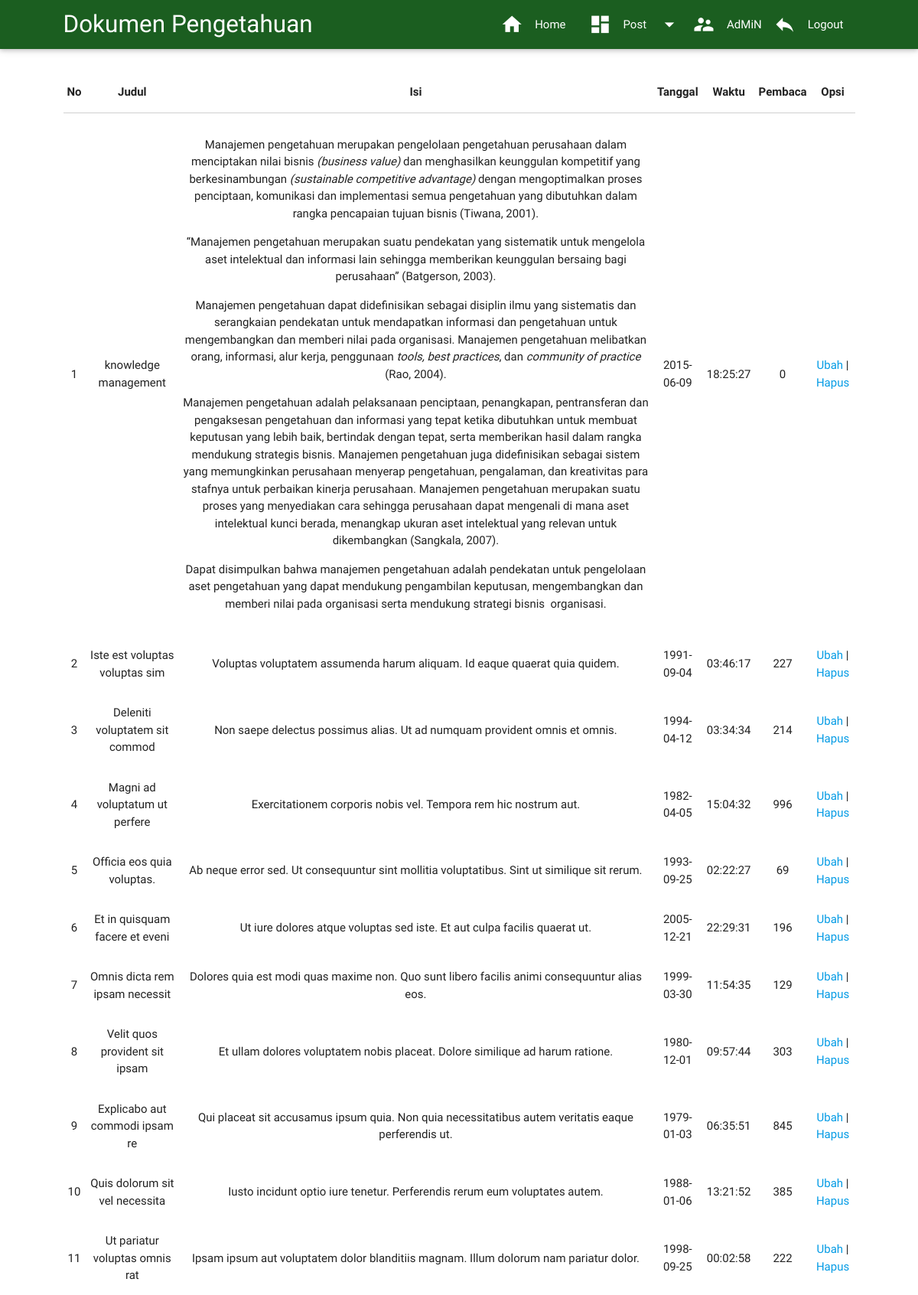
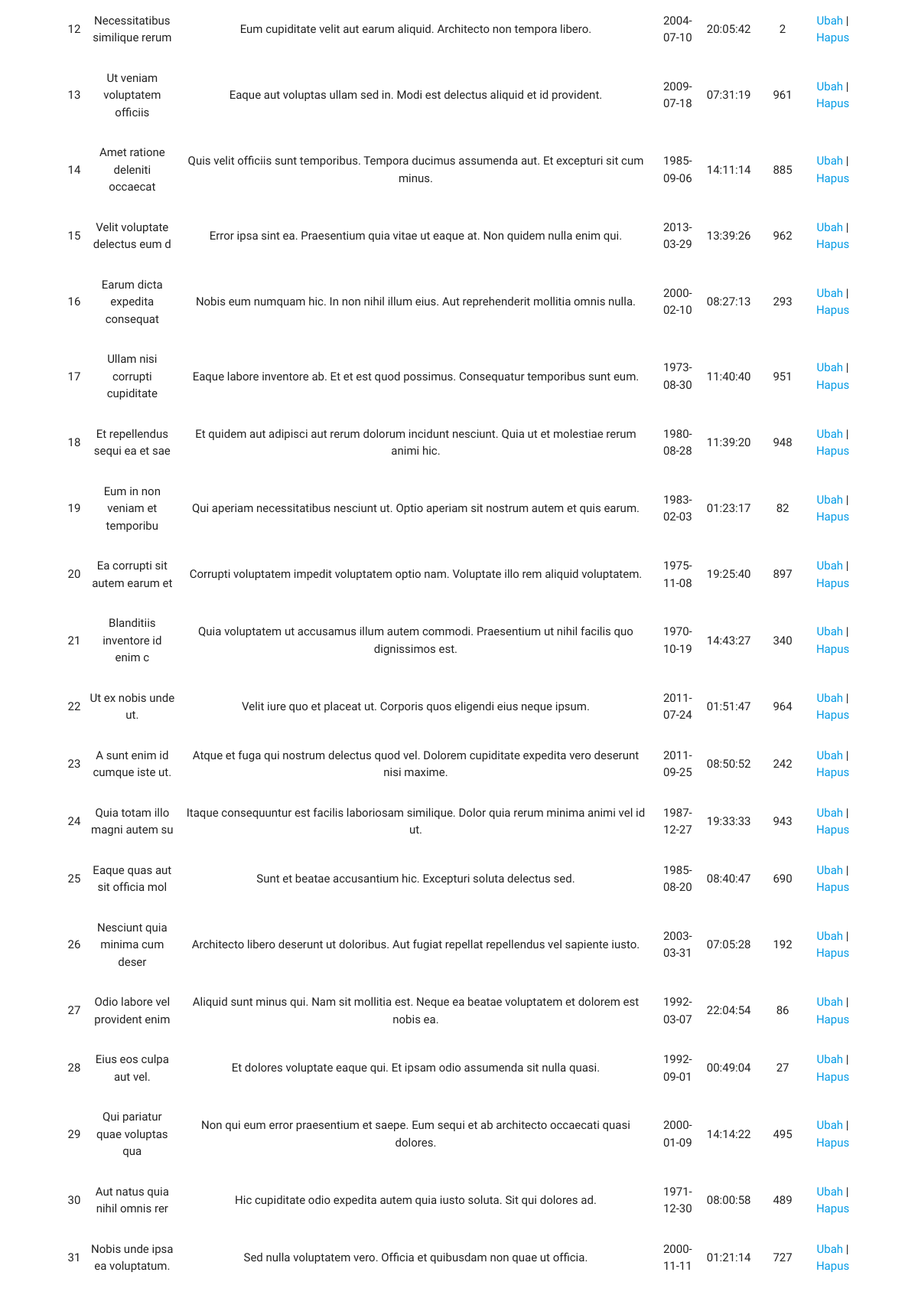
The page /admin/module/dokumen/tampil.php (signed in, upper part) on the database its author committed (2 pictures, top to bottom).
### tables this page shows
CREATE TABLE IF NOT EXISTS `dokumen` (
  `id` int(5) NOT NULL AUTO_INCREMENT,
  `judul` varchar(30) NOT NULL,
  `isi` text NOT NULL,
  `tanggal` date NOT NULL,
  `waktu` time NOT NULL,
  `baca` int(10) NOT NULL,
  `gambar` varchar(100) NOT NULL,
  `divisi` char(2) DEFAULT NULL,
  PRIMARY KEY (`id`)
);

### admin/module/dokumen/tampil.php (the view, shortened to what this page needs)
<?php
require "includes/header_artikel.php";
?>
<body>
        <main style="margin-top:30px; margin-bottom:30px;">
        <div class="container">
        <table class="hoverable centered responsive-table">
          <thead>
              <tr>
                <th>No</th>
                <th>Judul</th>
                <th>Isi</th>
                <th>Tanggal</th>
                <th>Waktu</th>
                <th>Pembaca</th>
                <th>Opsi</th>
              </tr>
          </thead>
			<?php
			$no = 1;
			$query2 = "SELECT * from dokumen ";
			$sql = mysql_query ($query2);
			while ($hasil = mysql_fetch_array ($sql)) {
			?>
             <tbody>
             <tr>
                    <td><?php echo $no?></td>
					<td><?php echo $hasil['judul']?></td>
                    <td><?php echo $hasil['isi']?></td>
					<td><?php echo $hasil['tanggal']?></td>
					<td><?php echo $hasil['waktu']?></td>
					<td><?php echo $hasil['baca']?></td>
					<td><a href="edit.php?id=<?php echo $hasil ['id'];?>">Ubah</a>
					| <a href="hapus.php?id=<?php echo $hasil ['id'];?>">Hapus</a></td>
             </tr>
             </tbody>
             <?php $no++; ?>
			 <?php } ?>
          </table>
        </div>
    </main>
</body>
</html>

### admin/module/dokumen/includes/header_artikel.php (style rules this page uses)
body { display: flex; min-height: 100vh; flex-direction: column; }
main { flex: 1 0 auto }
.container { width:90% }

### rows shown on the page
dokumen: judul "knowledge management", isi "Manajemen pengetahuan merupakan pengelolaan pengetahuan perusahaan dalam menciptakan nilai bisnis (business value) dan menghasilkan keunggulan kompetitif yang berkesinambungan (sustainable competitive advantage) dengan mengoptimalkan proses penciptaan, komunikasi dan implementasi semua pengetahuan yang dibutuhkan dalam rangka pencapaian tujuan bisnis (Tiwana, 2001). “Manajemen pengetahuan merupakan suatu pendekatan yang sistematik untuk mengelola aset intelektual dan informasi lain sehingga memberikan keunggulan bersaing bagi perusahaan” (Batgerson, 2003). Manajemen pengetahuan dapat didefinisikan sebagai disiplin ilmu yang sistematis dan serangkaian pendekatan untuk mendapatkan informasi…", tanggal "2015-06-09", waktu "18:25:27", baca "0"
dokumen: judul "Iste est voluptas voluptas sim", isi "Voluptas voluptatem assumenda harum aliquam. Id eaque quaerat quia quidem.", tanggal "1991-09-04", waktu "03:46:17", baca "227"
dokumen: judul "Deleniti voluptatem sit commod", isi "Non saepe delectus possimus alias. Ut ad numquam provident omnis et omnis.", tanggal "1994-04-12", waktu "03:34:34", baca "214"
dokumen: judul "Magni ad voluptatum ut perfere", isi "Exercitationem corporis nobis vel. Tempora rem hic nostrum aut.", tanggal "1982-04-05", waktu "15:04:32", baca "996"
dokumen: judul "Officia eos quia voluptas.", isi "Ab neque error sed. Ut consequuntur sint mollitia voluptatibus. Sint ut similique sit rerum.", tanggal "1993-09-25", waktu "02:22:27", baca "69"
dokumen: judul "Et in quisquam facere et eveni", isi "Ut iure dolores atque voluptas sed iste. Et aut culpa facilis quaerat ut.", tanggal "2005-12-21", waktu "22:29:31", baca "196"
dokumen: judul "Omnis dicta rem ipsam necessit", isi "Dolores quia est modi quas maxime non. Quo sunt libero facilis animi consequuntur alias eos.", tanggal "1999-03-30", waktu "11:54:35", baca "129"
dokumen: judul "Velit quos provident sit ipsam", isi "Et ullam dolores voluptatem nobis placeat. Dolore similique ad harum ratione.", tanggal "1980-12-01", waktu "09:57:44", baca "303"
dokumen: judul "Explicabo aut commodi ipsam re", isi "Qui placeat sit accusamus ipsum quia. Non quia necessitatibus autem veritatis eaque perferendis ut.", tanggal "1979-01-03", waktu "06:35:51", baca "845"
dokumen: judul "Quis dolorum sit vel necessita", isi "Iusto incidunt optio iure tenetur. Perferendis rerum eum voluptates autem.", tanggal "1988-01-06", waktu "13:21:52", baca "385"
dokumen: judul "Ut pariatur voluptas omnis rat", isi "Ipsam ipsum aut voluptatem dolor blanditiis magnam. Illum dolorum nam pariatur dolor.", tanggal "1998-09-25", waktu "00:02:58", baca "222"
dokumen: judul "Necessitatibus similique rerum", isi "Eum cupiditate velit aut earum aliquid. Architecto non tempora libero.", tanggal "2004-07-10", waktu "20:05:42", baca "2"
dokumen: judul "Ut veniam voluptatem officiis", isi "Eaque aut voluptas ullam sed in. Modi est delectus aliquid et id provident.", tanggal "2009-07-18", waktu "07:31:19", baca "961"
dokumen: judul "Amet ratione deleniti occaecat", isi "Quis velit officiis sunt temporibus. Tempora ducimus assumenda aut. Et excepturi sit cum minus.", tanggal "1985-09-06", waktu "14:11:14", baca "885"
dokumen: judul "Velit voluptate delectus eum d", isi "Error ipsa sint ea. Praesentium quia vitae ut eaque at. Non quidem nulla enim qui.", tanggal "2013-03-29", waktu "13:39:26", baca "962"
dokumen: judul "Earum dicta expedita consequat", isi "Nobis eum numquam hic. In non nihil illum eius. Aut reprehenderit mollitia omnis nulla.", tanggal "2000-02-10", waktu "08:27:13", baca "293"
dokumen: judul "Ullam nisi corrupti cupiditate", isi "Eaque labore inventore ab. Et et est quod possimus. Consequatur temporibus sunt eum.", tanggal "1973-08-30", waktu "11:40:40", baca "951"
dokumen: judul "Et repellendus sequi ea et sae", isi "Et quidem aut adipisci aut rerum dolorum incidunt nesciunt. Quia ut et molestiae rerum animi hic.", tanggal "1980-08-28", waktu "11:39:20", baca "948"
dokumen: judul "Eum in non veniam et temporibu", isi "Qui aperiam necessitatibus nesciunt ut. Optio aperiam sit nostrum autem et quis earum.", tanggal "1983-02-03", waktu "01:23:17", baca "82"
dokumen: judul "Ea corrupti sit autem earum et", isi "Corrupti voluptatem impedit voluptatem optio nam. Voluptate illo rem aliquid voluptatem.", tanggal "1975-11-08", waktu "19:25:40", baca "897"
dokumen: judul "Blanditiis inventore id enim c", isi "Quia voluptatem ut accusamus illum autem commodi. Praesentium ut nihil facilis quo dignissimos est.", tanggal "1970-10-19", waktu "14:43:27", baca "340"
dokumen: judul "Ut ex nobis unde ut.", isi "Velit iure quo et placeat ut. Corporis quos eligendi eius neque ipsum.", tanggal "2011-07-24", waktu "01:51:47", baca "964"
dokumen: judul "A sunt enim id cumque iste ut.", isi "Atque et fuga qui nostrum delectus quod vel. Dolorem cupiditate expedita vero deserunt nisi maxime.", tanggal "2011-09-25", waktu "08:50:52", baca "242"
dokumen: judul "Quia totam illo magni autem su", isi "Itaque consequuntur est facilis laboriosam similique. Dolor quia rerum minima animi vel id ut.", tanggal "1987-12-27", waktu "19:33:33", baca "943"
dokumen: judul "Eaque quas aut sit officia mol", isi "Sunt et beatae accusantium hic. Excepturi soluta delectus sed.", tanggal "1985-08-20", waktu "08:40:47", baca "690"
dokumen: judul "Nesciunt quia minima cum deser", isi "Architecto libero deserunt ut doloribus. Aut fugiat repellat repellendus vel sapiente iusto.", tanggal "2003-03-31", waktu "07:05:28", baca "192"
dokumen: judul "Odio labore vel provident enim", isi "Aliquid sunt minus qui. Nam sit mollitia est. Neque ea beatae voluptatem et dolorem est nobis ea.", tanggal "1992-03-07", waktu "22:04:54", baca "86"
dokumen: judul "Eius eos culpa aut vel.", isi "Et dolores voluptate eaque qui. Et ipsam odio assumenda sit nulla quasi.", tanggal "1992-09-01", waktu "00:49:04", baca "27"
dokumen: judul "Qui pariatur quae voluptas qua", isi "Non qui eum error praesentium et saepe. Eum sequi et ab architecto occaecati quasi dolores.", tanggal "2000-01-09", waktu "14:14:22", baca "495"
dokumen: judul "Aut natus quia nihil omnis rer", isi "Hic cupiditate odio expedita autem quia iusto soluta. Sit qui dolores ad.", tanggal "1971-12-30", waktu "08:00:58", baca "489"
dokumen: judul "Nobis unde ipsa ea voluptatum.", isi "Sed nulla voluptatem vero. Officia et quibusdam non quae ut officia.", tanggal "2000-11-11", waktu "01:21:14", baca "727"

### other values the page prints
$_SESSION['nama_lengkap'] "AdMiN"
